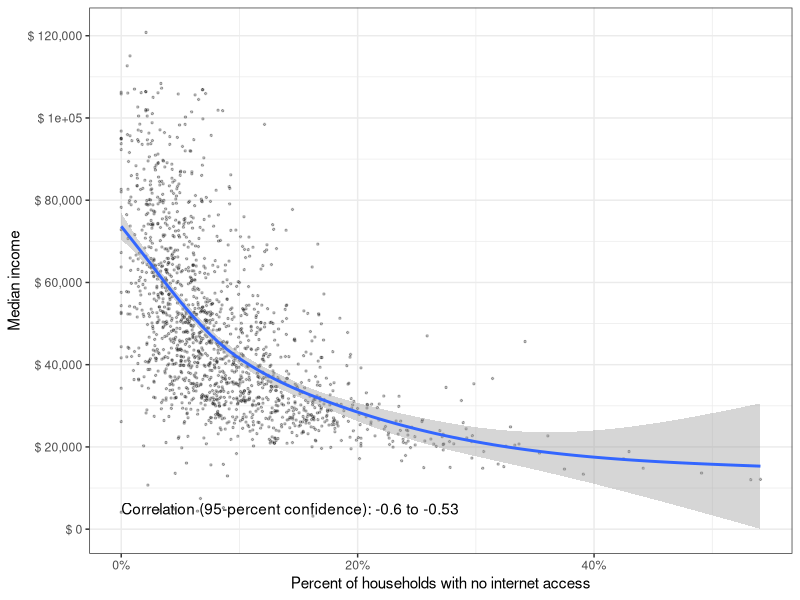
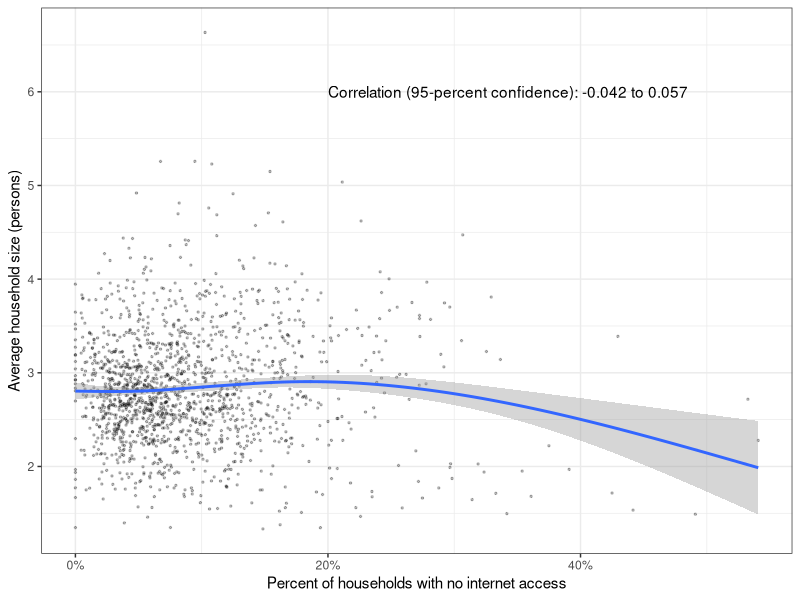
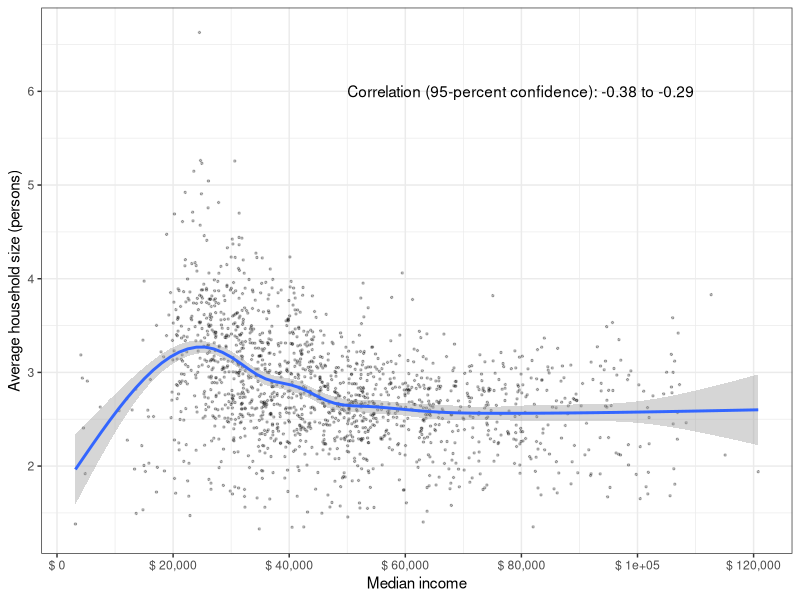
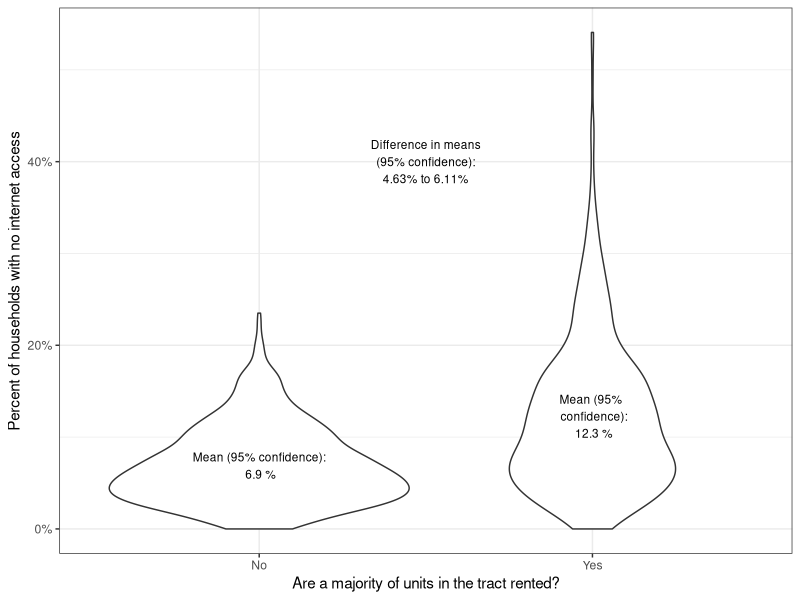

R code for these plots, in order: (Note: this script raises an error after producing the figures.)
## ---- chunk 1
knitr::opts_chunk$set(echo = TRUE)
library(tidyverse)
library(ggplot2)
tract_data <- read_csv("bayareaCA2018.csv") %>%
  filter(avg_hh_sizeE > 0)
## ---- chunk 2
correlation1 <- cor.test(tract_data$pct_no_internet, tract_data$med_incomeE)
correlation1
## ---- chunk 3
ggplot(tract_data, aes(x = pct_no_internet, y = med_incomeE)) +
  geom_point(size = 0.5, alpha = 0.25, position = "jitter") +
  geom_smooth() +
  theme_bw() +
  scale_x_continuous(name = "Percent of households with no internet access",
                     labels = scales::percent) +
  scale_y_continuous(name = "Median income", 
                     breaks = seq(0, 120000, by = 20000),
                     labels = paste("$", 
                                    prettyNum(seq(0, 120000, by = 20000),
                                              big.mark = ","))) +
  annotate(geom = "text", x = 0, y = 5000, 
           label = paste("Correlation (95-percent confidence):",
                         prettyNum(correlation1$conf.int[1], digits = 2), 
                         "to",
                         prettyNum(correlation1$conf.int[2], digits = 2)),
           hjust = 0)
## ---- chunk 4
correlation2 <- cor.test(tract_data$pct_no_internet, tract_data$avg_hh_sizeE)
correlation2
## ---- chunk 5
ggplot(tract_data, aes(x = pct_no_internet, y = avg_hh_sizeE)) +
  geom_point(size = 0.5, alpha = 0.25, position = "jitter") +
  geom_smooth() +
  theme_bw() +
  scale_x_continuous(name = "Percent of households with no internet access",
                     labels = scales::percent) +
  scale_y_continuous(name = "Average household size (persons)", 
                     breaks = seq(0, 10, by = 1)) +
  annotate(geom = "text", x = .2, y = 6, 
           label = paste("Correlation (95-percent confidence):",
                         prettyNum(correlation2$conf.int[1], digits = 2), 
                         "to",
                         prettyNum(correlation2$conf.int[2], digits = 2)),
           hjust = 0)
## ---- chunk 6
correlation3 <- cor.test(tract_data$med_incomeE, tract_data$avg_hh_sizeE)
correlation3
## ---- chunk 7
ggplot(tract_data, aes(x = med_incomeE, y = avg_hh_sizeE)) +
  geom_point(size = 0.5, alpha = 0.25, position = "jitter") +
  geom_smooth() +
  theme_bw() +
  scale_x_continuous(name = "Median income", 
                     breaks = seq(0, 120000, by = 20000),
                     labels = paste("$", 
                                    prettyNum(seq(0, 120000, by = 20000),
                                              big.mark = ","))) +
  scale_y_continuous(name = "Average household size (persons)", 
                     breaks = seq(0, 10, by = 1)) +
  annotate(geom = "text", x = 50000, y = 6, 
           label = paste("Correlation (95-percent confidence):",
                         prettyNum(correlation3$conf.int[1], digits = 2), 
                         "to",
                         prettyNum(correlation3$conf.int[2], digits = 2)),
           hjust = 0)
## ---- chunk 8
chi_sq_county_race <- chisq.test(tract_data$county, tract_data$maj_re)
chi_sq_county_race
chi_sq_county_race$observed
chi_sq_county_race$expected
## ---- chunk 9
chi_sq_county_rent <- chisq.test(tract_data$county, tract_data$maj_units_rented)
chi_sq_county_rent
chi_sq_county_rent$observed
chi_sq_county_rent$expected
## ---- chunk 10
chi_sq_race_rent <- chisq.test(tract_data$maj_re, tract_data$maj_units_rented)
chi_sq_race_rent
chi_sq_race_rent$observed
chi_sq_race_rent$expected
## ---- chunk 11
difference1 = t.test(pct_no_internet ~ maj_units_rented == "TRUE", 
                    data = tract_data)
difference1
## ---- chunk 12
ggplot(tract_data, aes(x = maj_units_rented, y = pct_no_internet)) +
  geom_violin() +
  theme_bw() +
  scale_x_discrete(name = "Are a majority of units in the tract rented?",
                   labels = c("No", "Yes")) +
  scale_y_continuous(name = "Percent of households with no internet access",
                     labels = scales::percent) +
  annotate(geom = "text", x = 1.5, y = .4, size = 3,
           label = paste("Difference in means\n(95% confidence):\n",
                         prettyNum(abs(difference1$conf.int[2])*100, 
                                   digits = 3), "% to ",
                         prettyNum(abs(difference1$conf.int[1])*100,
                                   digits = 3), "%",
                         sep="")) +
  annotate(geom = "text", x = 1, y = difference1$estimate[1], size = 3,
           label = paste("Mean (95% confidence):\n",
                         prettyNum(difference1$estimate[1]*100, digits =3), "%")) +
  annotate(geom = "text", x = 2, y = difference1$estimate[2], size = 3,
           label = paste("Mean (95% \n confidence):\n",
                         prettyNum(difference1$estimate[2]*100, digits =3), "%"))
## ---- chunk 13
difference2 = t.test(med_incomeE ~ maj_units_rented == "TRUE", 
                    data = tract_data)
difference2
## ---- chunk 14
ggplot(tract_data, aes(x = maj_units_rented, y = med_incomeE)) +
  geom_violin() +
  theme_bw() +
  scale_x_discrete(name = "Are a majority of units in the tract rented?",
                   labels = c("No", "Yes")) +
  scale_y_continuous(name = "Median income", 
                     breaks = seq(0, 120000, by = 20000),
                     labels = paste("$", 
                                    prettyNum(seq(0, 120000, by = 20000),
                                              big.mark = ","))) + 
  annotate(geom = "text", x = 1.5, y = 100000, size = 3,
           label = paste("Difference in means\n(95% confidence):\n$",
                         prettyNum(abs(difference2$conf.int[1]), 
                                   digits = 0, big.mark = ","), " to $",
                         prettyNum(abs(difference2$conf.int[2]),
                                   digits = 5, big.mark = ","),
                         sep="")) +
  annotate(geom = "text", x = 1, y = difference2$estimate[1], size = 3,
           label = paste("Mean (95% confidence):\n$",
                         prettyNum(difference2$estimate[1], digits = 5, big.mark = ","),
                         sep="")) +
  annotate(geom = "text", x = 2, y = difference2$estimate[2], size = 3,
           label = paste("Mean (95% confidence):\n$",
                         prettyNum(difference2$estimate[2], digits = 5, big.mark = ","),
                         sep=""))
## ---- chunk 15
difference3 = t.test(avg_hh_sizeE ~ maj_units_rented == "TRUE", 
                    data = tract_data)
difference3
## ---- chunk 16
ggplot(tract_data, aes(x = maj_units_rented, y = avg_hh_sizeE)) +
  geom_violin() +
  theme_bw() +
  scale_x_discrete(name = "Are a majority of units in the tract rented?",
                   labels = c("No", "Yes")) +
  scale_y_continuous(name = "Average household size (persons)", 
                     breaks = seq(0, 10, by = 1)) + 
  annotate(geom = "text", x = 1.5, y = 5, size = 3,
           label = paste("Difference in means\n(95% confidence):\n",
                         prettyNum(abs(difference3$conf.int[1]), digits = 3), " to ",
                         prettyNum(abs(difference3$conf.int[2]), digits = 3), " persons",
                         sep="")) +
  annotate(geom = "text", x = 1, y = difference3$estimate[1], size = 3,
           label = paste("Mean (95% confidence):\n",
                         prettyNum(difference3$estimate[1], digits = 3), "\npersons"),
                         sep="") +
  annotate(geom = "text", x = 2, y = difference3$estimate[2], size = 3,
           label = paste("Mean (95% confidence):\n",
                         prettyNum(difference3$estimate[2], digits = 3), "\npersons"),
                         sep="")
## ---- chunk 17
anova1 <- aov (pct_no_internet ~ county, data = tract_data)
summary(anova1)
## ---- chunk 18
differences <- TukeyHSD(anova1)

as_tibble(cbind(pair = row.names(differences$county),
                differences$county))
## ---- chunk 19
ggplot(tract_data, aes(x = county, y = pct_no_internet)) +
  geom_boxplot() +
  theme_bw() +
  theme(axis.text.x = element_text(angle = 90)) +
  scale_x_discrete(name = "County") +
  scale_y_continuous(name = "Percent of households with no internet access", 
                     breaks = seq(0, 1, by = .1),
                     labels = scales::percent) 
## ---- chunk 20
anova2 <- aov (med_incomeE ~ county, data = tract_data)
summary(anova2)
## ---- chunk 21
differences <- TukeyHSD(anova2)

as_tibble(cbind(pair = row.names(differences$county),
                differences$county))
## ---- chunk 22
ggplot(tract_data, aes(x = county, y = med_incomeE)) +
  geom_boxplot() +
  theme_bw() +
  theme(axis.text.x = element_text(angle = 90)) +
  scale_x_discrete(name = "County") +
  scale_y_continuous(name = "Median income", 
                     breaks = seq(0, 120000, by = 20000),
                     labels = paste("$", 
                                    prettyNum(seq(0, 120000, by = 20000),
                                              big.mark = ","))) 
## ---- chunk 23
anova3 <- aov (avg_hh_sizeE ~ county, data = tract_data)
summary(anova3)
## ---- chunk 24
differences <- TukeyHSD(anova3)

as_tibble(cbind(pair = row.names(differences$county),
                differences$county))
## ---- chunk 25
ggplot(tract_data, aes(x = county, y = avg_hh_sizeE)) +
  geom_boxplot() +
  theme_bw() +
  theme(axis.text.x = element_text(angle = 90)) +
  scale_x_discrete(name = "County") +
  scale_y_continuous(name = "Average household size (persons)", 
                     breaks = seq(0, 10, by = 1)) 
## ---- chunk 26
anova4 <- aov (pct_no_internet ~ maj_re, data = tract_data)
summary(anova4)
## ---- chunk 27
differences <- TukeyHSD(anova4)

as_tibble(cbind(pair = row.names(differences$maj_re),
                differences$maj_re))
## ---- chunk 28
ggplot(tract_data, aes(x = maj_re, y = pct_no_internet)) +
  geom_boxplot() +
  theme_bw() +
  theme(axis.text.x = element_text(angle = 90)) +
  scale_x_discrete(name = "Majority race/ethnicity",
                   labels = c("Hispanic/latino",
                            "NH Asian",
                            "NH Black",
                            "NH white",
                            "No majority")) +
  scale_y_continuous(name = "Percent of households with no internet access", 
                     breaks = seq(0, 1, by = .1),
                     labels = scales::percent) 
## ---- chunk 29
anova5 <- aov (med_incomeE ~ maj_re, data = tract_data)
summary(anova5)
## ---- chunk 30
differences <- TukeyHSD(anova5)

as_tibble(cbind(pair = row.names(differences$maj_re),
                differences$maj_re))
## ---- chunk 31
ggplot(tract_data, aes(x = maj_re, y = med_incomeE)) +
  geom_boxplot() +
  theme_bw() +
  theme(axis.text.x = element_text(angle = 90)) +
  scale_x_discrete(name = "Majority race/ethnicity",
                   labels = c("Hispanic/latino",
                            "NH Asian",
                            "NH Black",
                            "NH white",
                            "No majority")) +
  scale_y_continuous(name = "Median income", 
                     breaks = seq(0, 120000, by = 20000),
                     labels = paste("$", 
                                    prettyNum(seq(0, 120000, by = 20000),
                                              big.mark = ","))) 
## ---- chunk 32
anova6 <- aov (avg_hh_sizeE ~ maj_re, data = tract_data)
summary(anova6)
## ---- chunk 33
differences <- TukeyHSD(anova6)

as_tibble(cbind(pair = row.names(differences$maj_re),
                differences$maj_re))
## ---- chunk 34
ggplot(tract_data, aes(x = maj_re, y = avg_hh_sizeE)) +
  geom_boxplot() +
  theme_bw() +
  theme(axis.text.x = element_text(angle = 90)) +
  scale_x_discrete(name = "Majority race/ethnicity",
                   labels = c("Hispanic/latino",
                            "NH Asian",
                            "NH Black",
                            "NH white",
                            "No majority")) +
  scale_y_continuous(name = "Average household size (persons)", 
                     breaks = seq(0, 10, by = 1)) 
